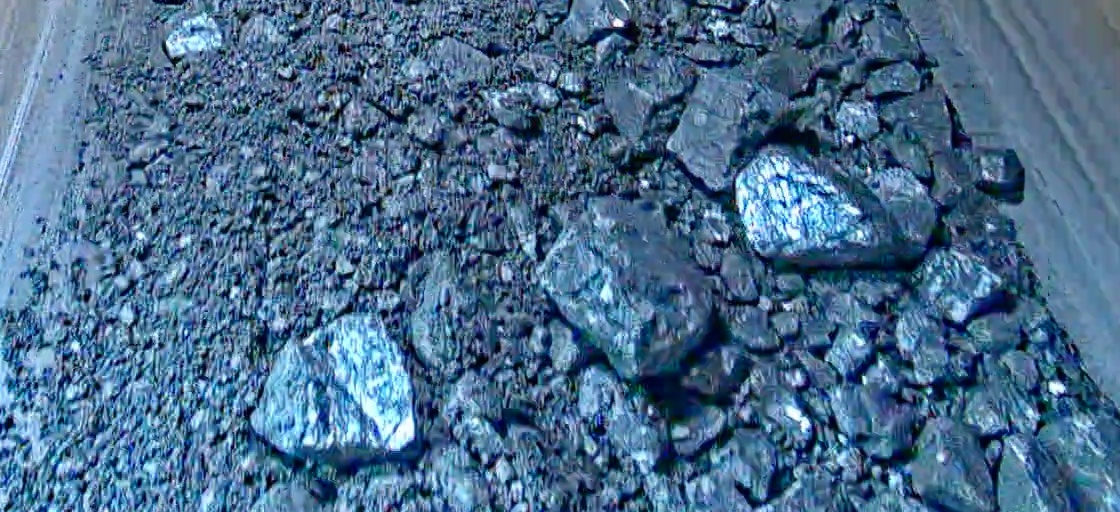
#> input picture src/SemanticSegmentation/example/20210712_141048_857A_ACCC8EAF31F3_540.jpg, 1120 x 512 px, given as the content of the folder E:/few_data/th/train, which was not available
$ jupyter execute --allow-errors segmentation.ipynb   (text cells are left out)
#> lines starting #> are read from the running program, lines starting #| are printed output that depends on the picture; after the words box and inside, x2 and y2 are one past the last pixel; in counts of white or black regions, pixels touching at a corner belong together; pictures that were not available may be replaced by others from this repository, and a replacement may not be noted
#> in __getitem__, image is the input picture: shape (512, 1120, 3); mean B, G, R 141, 108.6, 73.6
[cell 1]
import numpy as np
import cv2
import matplotlib.pyplot as plt
import os
from torch.utils.data import DataLoader
from torch.utils.data import Dataset as BaseDataset
import albumentations as albu
import torch
import segmentation_models_pytorch as smp
from segmentation_models_pytorch import utils
import time
import copy
import random

DATA_DIR = 'E:\\few_data\\th\\'

x_train_dir = os.path.join(DATA_DIR, 'train')
y_train_dir = os.path.join(DATA_DIR, 'trainannot')

x_valid_dir = os.path.join(DATA_DIR, 'val')
y_valid_dir = os.path.join(DATA_DIR, 'valannot')

x_test_dir = os.path.join(DATA_DIR, 'test')
y_test_dir = os.path.join(DATA_DIR, 'testannot')

def visualize(**images):
    n = len(images)
    for i, (name, image) in enumerate(images.items()):

        plt.figure(figsize=(25, 25))
        plt.subplot(1, n, i + 1)
        plt.xticks([])
        plt.yticks([])
        plt.title(' '.join(name.split('_')).title())
        plt.imshow(image)
    plt.show()
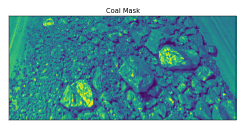
#> figure drawn by matplotlib, 1 panel
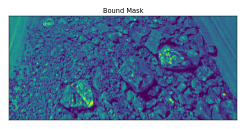
#> figure drawn by matplotlib, 1 panel

[cell 2]
class DatasetImg(BaseDataset):
    CLASSES = ['coal','bound']

    def __init__(
            self,
            images_dir,
            masks_dir,
            classes=None,
            augmentation=None,
            preprocessing=None,
    ):
        self.ids = os.listdir(images_dir)
        self.images_fps = [os.path.join(images_dir, image_id) for image_id in self.ids]
        self.masks_fps = [os.path.join(masks_dir, image_id[:-3]+"png") for image_id in self.ids]
        self.class_values = [self.CLASSES.index(cls.lower()) for cls in classes]
        self.augmentation = augmentation
        self.preprocessing = preprocessing

    def __getitem__(self, i):
        image = cv2.imread(self.images_fps[i])
        image = cv2.cvtColor(image, cv2.COLOR_BGR2RGB)
        mask = cv2.imread(self.masks_fps[i])[:, :, 1:3] / 255.0

        if self.augmentation:
            sample = self.augmentation(image=image, mask=mask)
            image, mask = sample['image'], sample['mask']

        if self.preprocessing:
            sample = self.preprocessing(image=image, mask=mask)
            image, mask = sample['image'], sample['mask']

        return image, mask

    def __len__(self):
        return len(self.ids) #len filenames

[cell 3]
dataset = DatasetImg(x_train_dir, y_train_dir, classes=['coal','bound'])

image, mask = dataset[0]
visualize(
    image=image,
    coal_mask=mask[..., 0].squeeze(),
    bound_mask=mask[..., 1].squeeze(),
)

[cell 4]
def get_training_augmentation():
    return albu.Compose([
        albu.RandomCrop(height=512, width=512,p=1.0),
        albu.OneOf(
            [
            albu.HorizontalFlip(p=1.0),
            albu.VerticalFlip(p=1.0),
            albu.RandomRotate90(p=1.0),
            #albu.ElasticTransform(p=0.5, alpha=120, sigma=120 * 0.05, alpha_affine=120 * 0.03)

            ],p=0.8),
        #albu.ShiftScaleRotate(shift_limit=0.05, scale_limit=0.05, rotate_limit=15, p=0.2),
        albu.OneOf(
            [
                albu.RandomBrightness(p=1),
                albu.CLAHE(p=1),
                albu.RandomGamma(p=1),
            ],
            p=0.7,
        ),
        albu.OneOf(
            [
                albu.RandomContrast(p=1),
                albu.HueSaturationValue(p=1),
                albu.RandomBrightnessContrast(p=1.0),
            ],
            p=0.7,
        ),
        #CopyPaste(blend=True, sigma=1, pct_objects_paste=0.5, p=1),
    ])

# [11 lines left out: function get_validation_augmentation, not called in this run]

def to_tensor(x, **kwargs):
    return x.transpose(2, 0, 1).astype('float32')

# [6 lines left out: function get_preprocessing, not called in this run]

[cell 5]
# [19 lines left out: functions show_examples, show, not called in this run]

show(DATA_DIR + "train\\20210712_141048_857A_ACCC8EAF31F3_30.jpg",
     DATA_DIR + "trainannot\\20210712_141048_857A_ACCC8EAF31F3_30.png",
     transforms=get_training_augmentation())
#> (the call stopped at in get_training_augmentation, `return albu.Compose([ albu.RandomCrop(height=512, width=512,p=1.0), al..`: albumentations is not available in this run)

[cell 6]
ENCODER = 'efficientnet-b0'
ENCODER_WEIGHTS = 'imagenet'
CLASSES = ['coal','bound']
ACTIVATION = 'sigmoid'
#> (the rest of this cell did not finish here and is left out)

#> (a cell that did not finish here is left out)

[cell 8]
from torch import nn

class OwnLoss(nn.Module):
    __name__ = "own"

    def __init__(self):
        super(OwnLoss, self).__init__()
        self.dice_loss = smp.losses.DiceLoss('binary', from_logits=False)
        self.bce_loss = torch.nn.BCELoss()

    # [13 lines left out: function forward, not called in this run]

#> (a cell that did not finish here is left out)

#> (a cell that did not finish here is left out)

[cell 11]
max_score = 0
val_scores = []
train_scores = []

val_own_loss = []
train_own_loss = []
j = 0
#> (the rest of this cell did not finish here and is left out)

#> (a cell that did not finish here is left out)

[cell 13]
if not os.path.exists(DATA_DIR + 'result/'):
    os.makedirs(DATA_DIR + 'result/')
path = DATA_DIR + "result/"

image_name = 'vlcsnap-2022-01-26-cut.jpg'
image_path = DATA_DIR + 'test/' + image_name
threshold = 0.5

#> (the rest of this cell did not finish here and is left out)

[cell 14]
image = cv2.imread(image_path)
image = cv2.cvtColor(image, cv2.COLOR_BGR2RGB)
orig = image.copy().astype('float32')
orig_int = image.copy()

#> (the rest of this cell did not finish here and is left out)

[cell 15]
# https://gist.github.com/bowenc0221/71f7a02afee92646ca05efeeb14d687d
# Test IoU
import cv2
import numpy as np


# General util function to get the boundary of a binary mask.
def mask_to_boundary(mask):
    """
    Convert binary mask to boundary mask.
    :param mask (numpy array, uint8): binary mask
    :param dilation_ratio (float): ratio to calculate dilation = dilation_ratio * image_diagonal
    :return: boundary mask (numpy array)
    """
    h,w = mask.shape[0], mask.shape[1]
    img_diag = np.sqrt(h ** 2 + w ** 2)
    dilation = int(round(0.2 * img_diag))
    if dilation < 1:
        dilation = 1
    # Pad image so mask truncated by the image border is also considered as boundary.
    new_mask = cv2.copyMakeBorder(mask, 1, 1, 1, 1, cv2.BORDER_CONSTANT, value=0)
    kernel = np.ones((3, 3), dtype=np.uint8)
    new_mask_erode = cv2.erode(new_mask, kernel, iterations=dilation)
    mask_erode = new_mask_erode[1 : h + 1, 1 : w + 1]
    # G_d intersects G in the paper.
    return mask - mask_erode


def boundary_iou(gt, dt):
    """
    Compute boundary iou between two binary masks.
    :param gt (numpy array, uint8): binary mask
    :param dt (numpy array, uint8): binary mask
    :param dilation_ratio (float): ratio to calculate dilation = dilation_ratio * image_diagonal
    :return: boundary iou (float)
    """
    gt_boundary = mask_to_boundary(gt )
    dt_boundary = mask_to_boundary(dt)
    intersection = ((gt_boundary * dt_boundary) > 0).sum()
    union = ((gt_boundary + dt_boundary) > 0).sum()
    boundary_iou = intersection / union
    return boundary_iou

[cell 16]
### Test
from matplotlib import pyplot as plt
gt = cv2.imread(r"E:\few_data\th\mask_cut\20210712_141048_857A_ACCC8EAF31F3_0.jpg")
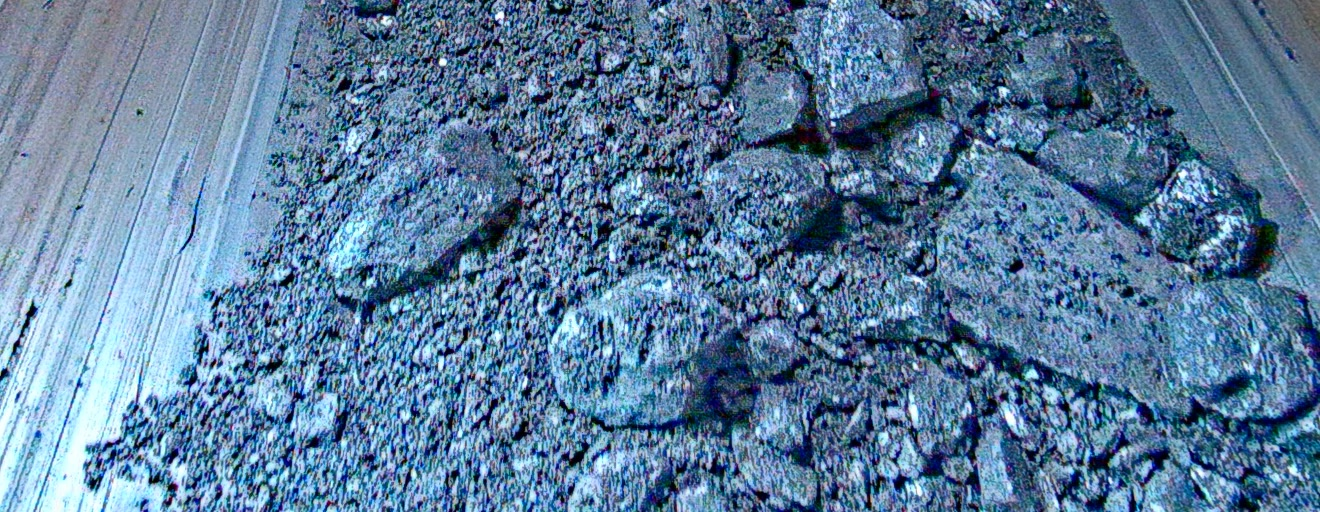
#> input picture few_data/20210712_141048_857A_ACCC8EAF31F3_0.jpg, 1320 x 512 px, found by its file name
#> gt is the input picture: shape (512, 1320, 3); mean B, G, R 155.5, 123.9, 91
dt = cv2.imread(r"E:\few_data\th\resultunet\mask_0.520210712_141048_857A_ACCC8EAF31F3_0.jpg")
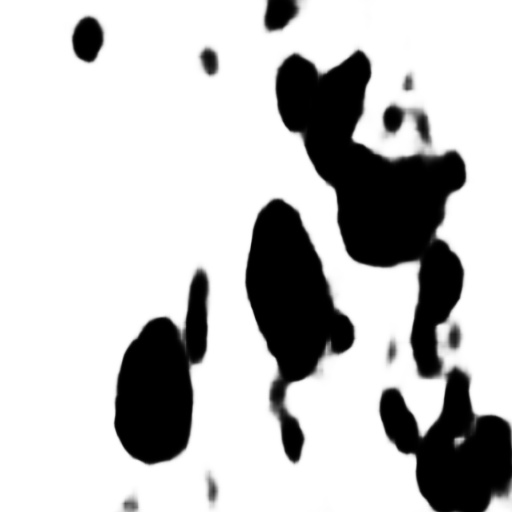
#> input picture src/SemanticSegmentation/example/predicted_540.jpg, 512 x 512 px, given in place of mask_0.520210712_141048_857A_ACCC8EAF31F3_0.jpg, which was not available
#> dt is the input picture: shape (512, 512, 3); min 0, max 255, mean 194

dt = cv2.dilate(dt,(4,4),dt,iterations=5)
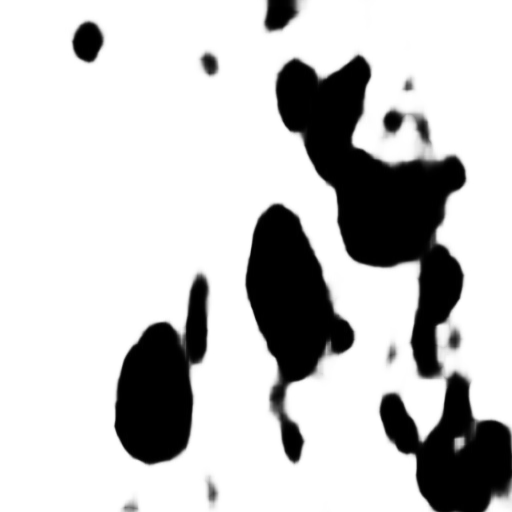
#> dt: shape (512, 512, 3); 10.96% of pixels changed, all inside (x1, y1, x2, y2) = (62, 1, 512, 512)
gt = cv2.resize(gt,(1280,512))
#> gt: shape (512, 1280, 3)

gt = cv2.cvtColor(gt,cv2.COLOR_BGR2GRAY)
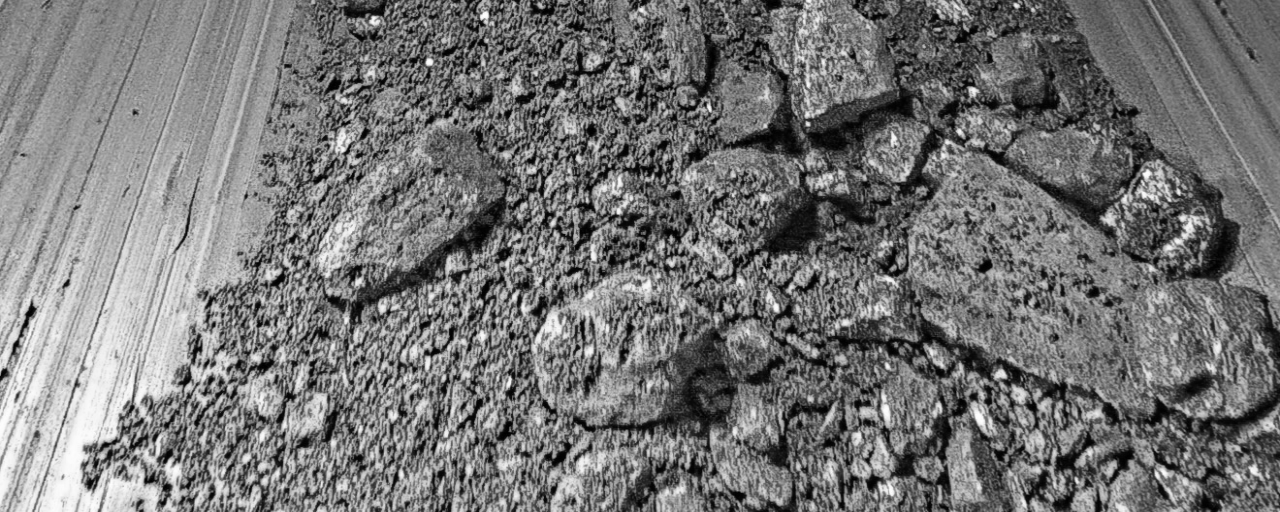
#> gt: shape (512, 1280); min 0, max 253, mean 117.7
dt = cv2.cvtColor(dt,cv2.COLOR_BGR2GRAY)
#> dt: shape (512, 512)

#> (the rest of this cell did not finish here and is left out)

#> in mask_to_boundary, `new_mask = cv2.copyMakeBorder(mask, 1, 1, 1, 1, cv2.BORDER_CONSTANT, v..`:
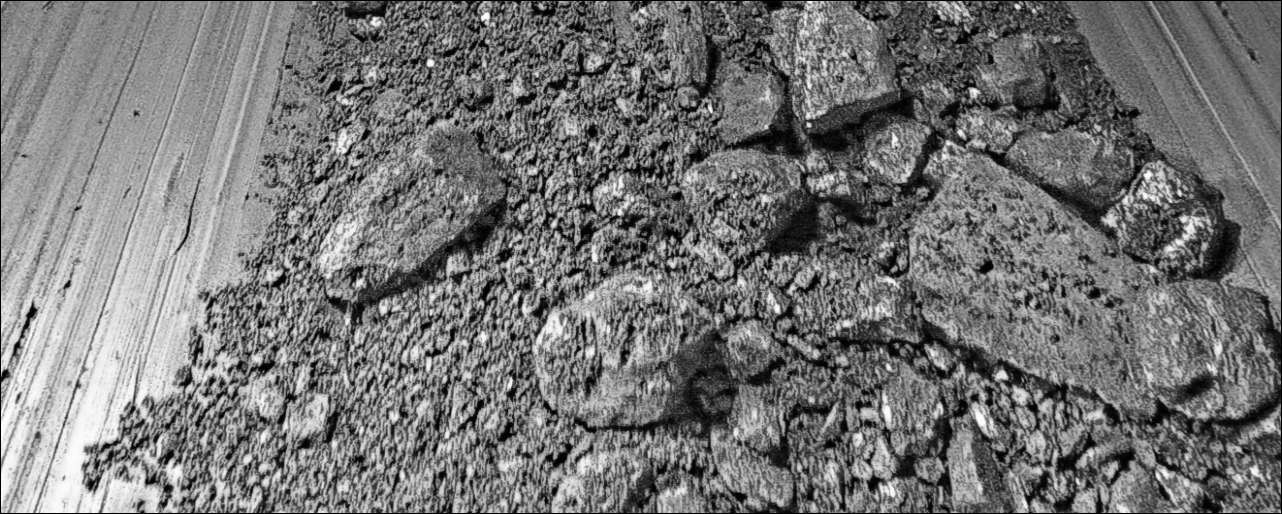
#> new_mask: shape (514, 1282); min 0, max 253, mean 117
#> in mask_to_boundary, `new_mask_erode = cv2.erode(new_mask, kernel, iterations=dilation)`: new_mask_erode: shape (514, 1282); every value is 0
#> in mask_to_boundary, `mask_erode = new_mask_erode[1 : h + 1, 1 : w + 1]`: mask_erode: shape (512, 1280); every value is 0
#> in mask_to_boundary (call 2), `new_mask = cv2.copyMakeBorder(mask, 1, 1, 1, 1, cv2.BORDER_CONSTANT, v..`:
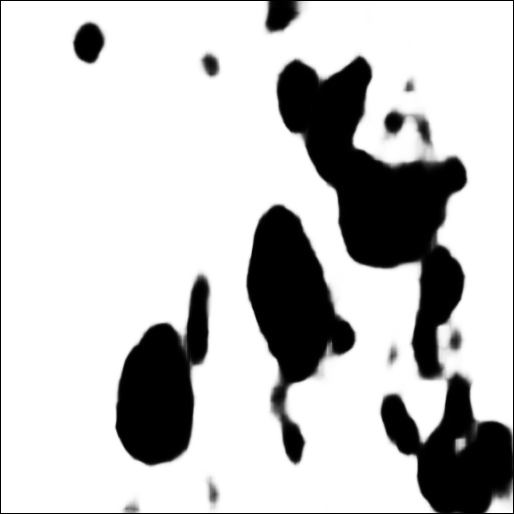
#> new_mask: shape (514, 514); min 0, max 255, mean 196.2
#> in mask_to_boundary (call 2), `new_mask_erode = cv2.erode(new_mask, kernel, iterations=dilation)`: new_mask_erode: shape (514, 514); every value is 0
#> in mask_to_boundary (call 2), `mask_erode = new_mask_erode[1 : h + 1, 1 : w + 1]`: mask_erode: shape (512, 512); every value is 0
#cv2.imwrite(r"E:\few_data\th\result\test.png",dt)
plt.imshow(dt)

[cell 17]
contours, hierarchy  = cv2.findContours(dt, cv2.RETR_TREE, cv2.CHAIN_APPROX_NONE)
#> contours = 90 contours, 74 with area under 20; largest, box (x1, y1, x2, y2) and area: (0, 0, 512, 512) 254840, (279, 63, 461, 264) 14310, (248, 207, 351, 380) 9104, (118, 325, 187, 461) 6885, (415, 249, 458, 369) 2502
res_img = cv2.imread(r"E:\few_data\th\mask_cut_2_class\20210712_141048_857A_ACCC8EAF31F3_0.png")
print(len(contours[0]))
#| 6
img = cv2.drawContours(res_img, contours,-1, (155,75,75), 2)
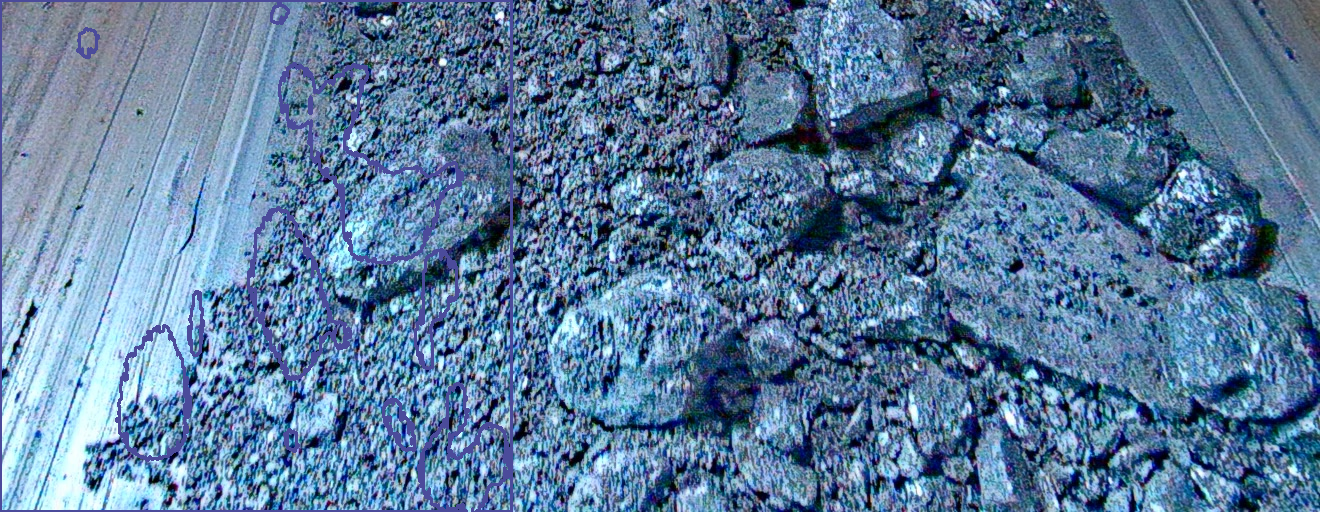
#> img: shape (512, 1320, 3); mean B, G, R 155.1, 122.3, 90.3
cv2.imwrite(r"E:\few_data\th\resultunet\test.png",img)
#> Out = True
